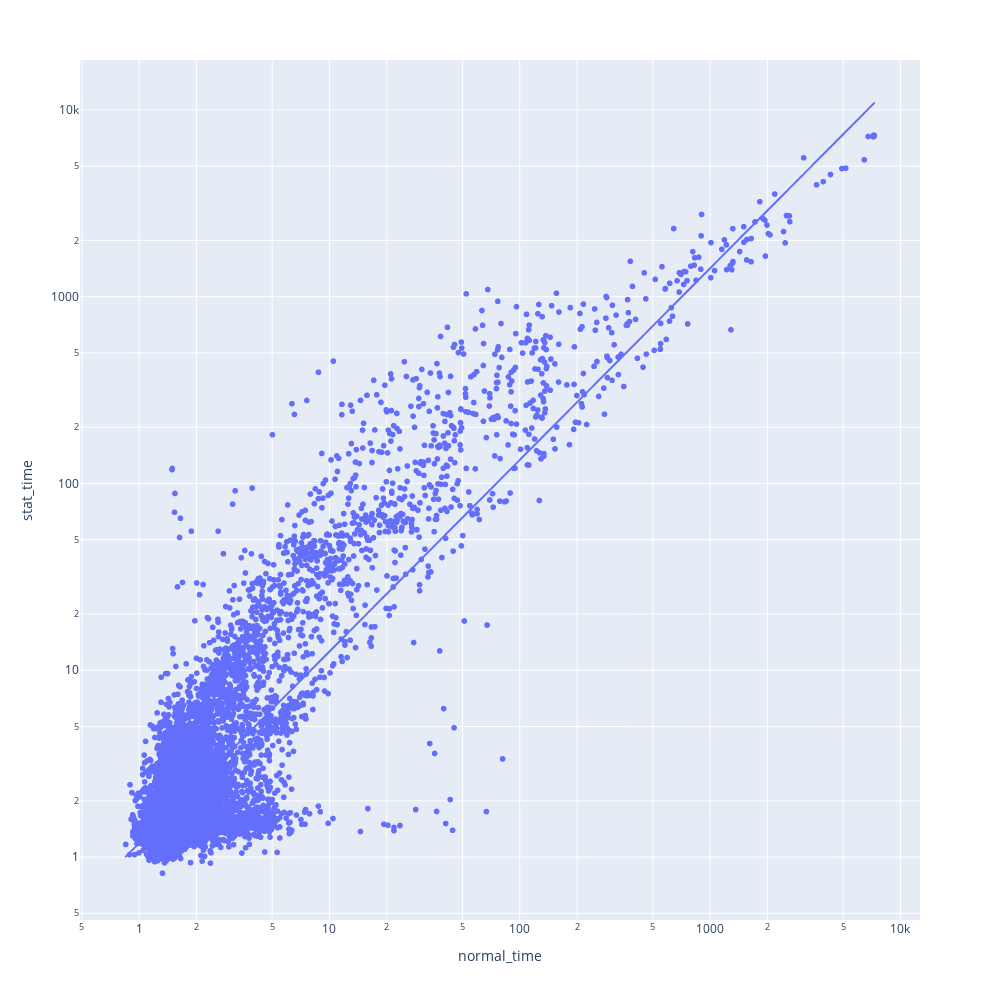

This figure's notebook cell:
### Code cell
show_log = True
fit_log = True
fig = px.scatter(
    df_bench_filtered,
    x='normal_time',
    y='stat_time',
    trendline='ols',
    log_x=show_log,
    log_y=show_log,
    trendline_options=dict(log_x=fit_log, log_y=fit_log),
    width=1000,
    height=1000
)
results = px.get_trendline_results(fig)
# fig.add_trace(px.line(x=[0, 7200], y=[0, 7200]).data[0])
# fig['data'][2]['line']['color']='rgb(255, 0, 0)'
# fig.update_yaxes(
#     range=[-300,7500]
# )
# fig.update_xaxes(
#     range=[-300,7500]
# )
fig

### Figure 1 — Plotly figure (JSON) as saved in the notebook; plotly's stock layout.template omitted (floating-point values rounded to 4 significant figures; data arrays with more than 128 entries replaced by an {"elided": "..."} marker saying what was removed)
{"data": [{"hovertemplate": "normal_time=%{x}<br>stat_time=%{y}<extra></extra>", "legendgroup": "", "marker": {"color": "#636efa", "symbol": "circle"}, "mode": "markers", "name": "", "showlegend": false, "type": "scattergl", "x": {"elided": "14685 float values"}, "xaxis": "x", "y": {"elided": "14685 float values"}, "yaxis": "y"}, {"hovertemplate": "<b>OLS trendline</b><br>log10(stat_time) = 1.02578 * log10(normal_time) + 0.0746542<br>R<sup>2</sup>=0.913804<br><br>normal_time=%{x}<br>stat_time=%{y} <b>(trend)</b><extra></extra>", "legendgroup": "", "marker": {"color": "#636efa", "symbol": "circle"}, "mode": "lines", "name": "", "showlegend": false, "type": "scattergl", "x": {"elided": "14685 float values"}, "xaxis": "x", "y": {"elided": "14685 float values"}, "yaxis": "y"}], "layout": {"height": 1000, "legend": {"tracegroupgap": 0}, "margin": {"t": 60}, "width": 1000, "xaxis": {"anchor": "y", "domain": [0, 1], "title": {"text": "normal_time"}, "type": "log"}, "yaxis": {"anchor": "x", "domain": [0, 1], "title": {"text": "stat_time"}, "type": "log"}}}
